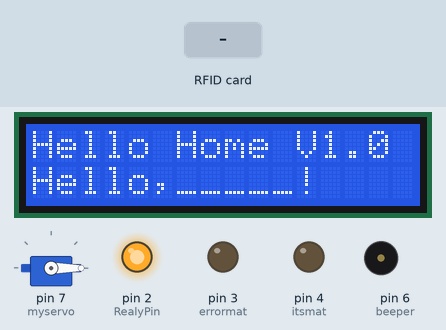
A sketch run on a simulated Arduino Uno, built with avr-gcc and run on an emulated ATmega328P. On the bench: 16×2 character LCD, servo, output pins drawn as LEDs (lit = HIGH), buzzer (waves = sounding, pin HIGH). The test bench sets the inputs (shaded band). Pins used as bus, display or sensor lines are not drawn; what the sketch prints to the serial monitor is not drawn.

Above: at 2.8 s.
2.9 s: RFID card 16 21 28 12 held to the reader
At 5.0 s:
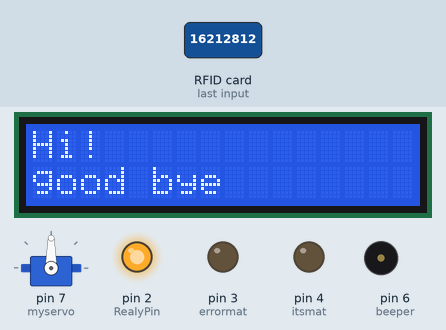
5.6 s: RFID card 16 21 28 52 held to the reader
At 7.6 s:
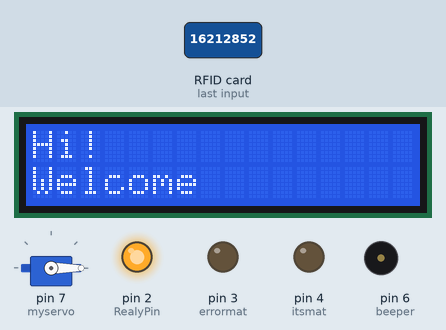
8.3 s: RFID card 5E 7A 19 C4 held to the reader
At 9.2 s:
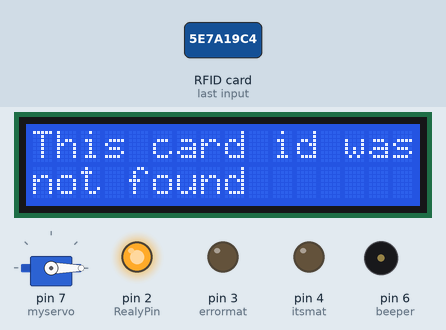
13.4 s: RFID card 16 21 28 22 held to the reader
At 14.2 s:
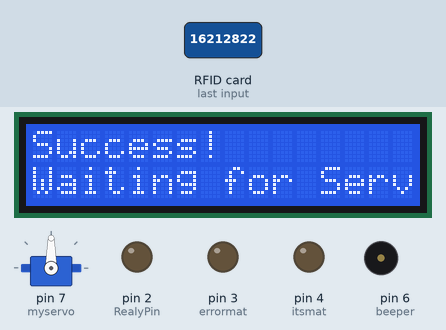
15.2 s: RFID card 5E 7A 19 C4 held to the reader
At 17.6 s:
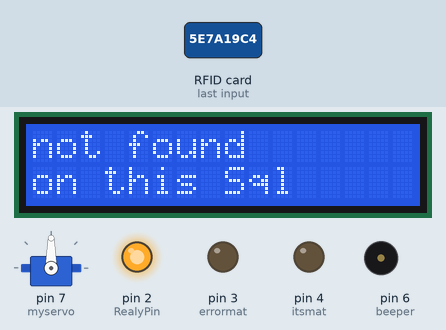
Timing chart, 0 to 19.1 s (numbered marks = the images above; inputs shaded):
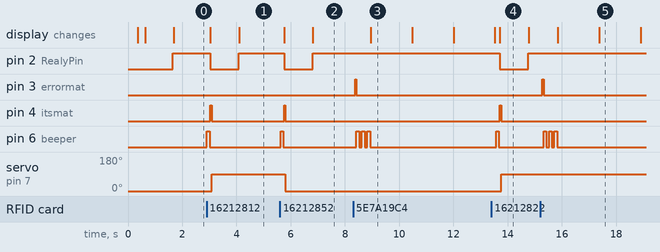

The sketch:

arduinouno.ino
```cpp
/*------------------------------
  By.Zheng
  Facebook: https://www.facebook.com/shiwenooo
  Line: zheng-shiwen
  --------------------------------
  這部分一開始有用點心
  不過到最後懶得去寫Function
  所以某些部份就直接一直複製貼上了xDDD
  有問題或是有更好的寫法都歡迎一起交流喔^^
  --------------------------------*/

//函數引用
//溝通靠電流
int itsmat = 4;//pin4輸出配對成功電流，輸出給NODEMCU
int errormat = 3;//pin3輸出配對失敗電流
//pin2蜂鳴器
int beeper = 6;
//卡片序號儲存
char* cardID[] = {
  "16:21:28:12",
  "16:21:28:52",
  "16:21:28:22"
};
#define Users (sizeof(cardID)/sizeof(char *)) //array size
//馬達
#include <Servo.h>
Servo myservo; // 建立Servo物件，控制伺服馬達
//開關
boolean onoff = true;
//繼電器
const byte RealyPin = 2;
//繼電器
//----------------------------------------
//RFID
#include "SPI.h"
#include "MFRC522.h"
#define SS_PIN 10//Nss
#define RST_PIN 9//Rst
#define SP_PIN 8//nul
MFRC522 rfid(SS_PIN, RST_PIN);//設置RFID
MFRC522::MIFARE_Key key;//儲存
//RFID
//----------------------------------------
//LCD顯示模組
#include <LiquidCrystal_I2C.h>
// 設定 LCD I2C 位址
// addr, en,rw,rs,d4,d5,d6,d7,bl,blpol
LiquidCrystal_I2C lcd(0x27, 2, 1, 0, 4, 5, 6, 7, 3, POSITIVE);
//LCD顯示模組
//----------------------------------------
//函數引用結束
void setup() {
  // put your setup code here, to run once:
  Serial.begin(9600);//通訊埠9600
  SPI.begin();//開始
  rfid.PCD_Init();//初始化rfid
  //----------------------------------------
  // 初始化 LCD，一行 16 的字元，共 2 行，預設開啟背光
  lcd.begin(16, 2);
  // 閃爍
  lcd.backlight(); // 開啟背光
  delay(250);
  lcd.noBacklight(); // 關閉背光
  delay(250);
  lcd.backlight();// 開啟背光
  // 輸出初始化文字
  lcd.setCursor(0, 0); // 設定游標位置在第一行行首
  lcd.print("Hello Home V1.0");
  delay(1000);
  lcd.setCursor(0, 1); // 設定游標位置在第二行行首
  lcd.print("Hello,_____!");
  //----------------------------------------
  //設定繼電器
  pinMode(RealyPin, OUTPUT);
  digitalWrite(RealyPin, HIGH);
  //----------------------------------------
  //溝通
  pinMode(itsmat, OUTPUT);//
  digitalWrite(itsmat, LOW);//輸出成功
  ///////////////////////////
  pinMode(errormat, OUTPUT);//
  digitalWrite(errormat, LOW);//輸出成功配對失敗
  //馬達
  myservo.attach(7); // 連接數位腳位7，伺服馬達的訊號線
  myservo.write(0); //轉0度
  //----------------------------------------
  //讀取存取卡片使用者
  Serial.print("目前人數：");
  Serial.println(Users);
  Serial.println("目前使用者id：");
  for (int i = 0; i < Users; i++) {
    Serial.println(cardID[i]);
  }
  Serial.println("-------------------");
  //蜂鳴器
  pinMode(beeper, OUTPUT);
  digitalWrite(beeper, LOW);
  //-------------------

}

void loop() {
  // put your main code here, to run repeatedly:

  if (!rfid.PICC_IsNewCardPresent() || !rfid.PICC_ReadCardSerial())
    return;

  // Serial.print(F("PICC type: "));
  MFRC522::PICC_Type piccType = rfid.PICC_GetType(rfid.uid.sak);
  // Serial.println(rfid.PICC_GetTypeName(piccType));

  // Check is the PICC of Classic MIFARE type
  if (piccType != MFRC522::PICC_TYPE_MIFARE_MINI &&
      piccType != MFRC522::PICC_TYPE_MIFARE_1K &&
      piccType != MFRC522::PICC_TYPE_MIFARE_4K) {
    Serial.println(F("你感應的卡並不屬於MIFARE的形式"));
    return;
  }

  String strID = "";
  for (byte i = 0; i < 4; i++) {
    strID +=
      (rfid.uid.uidByte[i] < 0x10 ? "0" : "") +
      String(rfid.uid.uidByte[i], HEX) +
      (i != 3 ? ":" : "");
  }
  strID.toUpperCase();


  Serial.print("卡片金鑰: ");
  Serial.println(strID);
  //卡片配對
  for (int i = 0; i < Users; i++) {
    if (strID == cardID[i]) {
      Serial.println("配對成功");
      Serial.println(onoff);
      Serial.println("-------------------");
      digitalWrite(beeper, HIGH);
      delay(100);
      digitalWrite(beeper, LOW);

      match();
      break;//配對成功後跳出ＬＯＯＰ
    } else {
      Serial.print("配對失敗次數");
      Serial.println(i + 1);
      if (i == Users - 1) {
        //告訴wifi配對失敗
        Serial.println("-------------------");
        digitalWrite(errormat, HIGH);//輸出成功配對失敗
        delay(50);
        digitalWrite(errormat, LOW);//輸出成功配對失敗
        //BEEP三次
        digitalWrite(beeper, HIGH);
        delay(100);
        digitalWrite(beeper, LOW);
        delay(100);
        digitalWrite(beeper, HIGH);
        delay(100);
        digitalWrite(beeper, LOW);
        delay(100);
        digitalWrite(beeper, HIGH);
        delay(100);
        digitalWrite(beeper, LOW);
        //=========================
        lcd.clear();
        lcd.setCursor(0, 0); // 設定游標位置在第一行行首
        lcd.print("This card id was");
        lcd.setCursor(0, 1); // 設定游標位置在第二行行首
        lcd.print("not found");
        delay(1500);
        lcd.clear();
        lcd.setCursor(0, 0); // 設定游標位置在第一行行首
        lcd.print("not found");
        lcd.setCursor(0, 1); // 設定游標位置在第二行行首
        lcd.print("on this Sql");
        delay(1500);
        lcd.clear();
        lcd.setCursor(0, 0); // 設定游標位置在第一行行首
        lcd.print("Please change a");
        lcd.setCursor(0, 1); // 設定游標位置在第二行行首
        lcd.print("another one!");
        delay(1500);
        lcd.clear();
        lcd.setCursor(0, 0); // 設定游標位置在第一行行首
        lcd.print("Waiting to read");
        lcd.setCursor(0, 1); // 設定游標位置在第二行行首
        lcd.print("RFID_CARD");
        break;
      }
    }

  }
  //---------------------

  rfid.PICC_HaltA();
  rfid.PCD_StopCrypto1();
}

//執行卡片配對成功
void match() {
  if (onoff) {
    lcd.clear();
    lcd.setCursor(0, 0); // 設定游標位置在第一行行首
    lcd.print("Success!");
    lcd.setCursor(0, 1); // 設定游標位置在第二行行首
    lcd.print("Waiting for Servo");
    digitalWrite(RealyPin, LOW);  //繼電器通電,讓馬達轉動

    //通訊管道
    digitalWrite(itsmat, HIGH);//1
    delay(50);
    digitalWrite(itsmat, LOW);//0
    //============================
    myservo.write(90); //轉90度
    delay(1000);//給予馬達轉動時間
    digitalWrite(RealyPin, HIGH);

    lcd.clear();
    lcd.setCursor(0, 0); // 設定游標位置在第一行行首
    lcd.print("Hi!");
    lcd.setCursor(0, 1); // 設定游標位置在第二行行首
    lcd.print("good bye");
    onoff = false;
  } else {
    lcd.clear();
    lcd.setCursor(0, 0); // 設定游標位置在第一行行首
    lcd.print("Hi!");
    lcd.setCursor(0, 1); // 設定游標位置在第二行行首
    lcd.print("Waiting for Servo");
    digitalWrite(RealyPin, LOW); //繼電器通電

    //通訊管道
    digitalWrite(itsmat, HIGH);//1
    delay(50);
    digitalWrite(itsmat, LOW);//0
    //============================
    myservo.write(0); //轉0度
    delay(1000);//給予馬達轉動時間
    digitalWrite(RealyPin, HIGH);

    lcd.clear();
    lcd.setCursor(0, 0); // 設定游標位置在第一行行首
    lcd.print("Hi!");
    lcd.setCursor(0, 1); // 設定游標位置在第二行行首
    lcd.print("Welcome");
    onoff = true;
  }
}
```

Measured:
- after the input at 2.9 s, pin 2 (RealyPin): HIGH → LOW after 0.14 s, → HIGH 1.1 s later; pin 4 (itsmat): LOW → HIGH after 0.14 s, → LOW 0.05 s later; pin 6 (beeper): LOW → HIGH at once, → LOW 0.10 s later; servo on pin 7 (myservo): 0° → 90° after 0.19 s; the display: first changes after 0.14 s (image 1 shows a later state)
- after the input at 5.6 s, pin 2 (RealyPin): HIGH → LOW after 0.16 s, → HIGH 1.1 s later; pin 4 (itsmat): LOW → HIGH after 0.16 s, → LOW 0.05 s later; pin 6 (beeper): LOW → HIGH at once, → LOW 0.10 s later; servo on pin 7 (myservo): 90° → 0° after 0.21 s; the display: first changes after 0.16 s (image 2 shows a later state)
- after the input at 8.3 s, pin 3 (errormat): LOW → HIGH after 0.07 s, → LOW 0.05 s later; pin 6 (beeper): alternates HIGH for 0.10 s and LOW for 0.10 s, 6 changes in all, then stays LOW, starting after 0.12 s; the display: changes after 0.65 s (image 3)
- after the input at 13.4 s, pin 2 (RealyPin): HIGH → LOW after 0.31 s, → HIGH 1.1 s later; pin 4 (itsmat): LOW → HIGH after 0.31 s, → LOW 0.05 s later; pin 6 (beeper): LOW → HIGH after 0.18 s, → LOW 0.10 s later; servo on pin 7 (myservo): 0° → 90° after 0.36 s; the display: first differs from a run without the input after 0.31 s (image 4)
- after the input at 15.2 s, pin 3 (errormat): LOW → HIGH after 0.07 s, → LOW 0.05 s later; pin 6 (beeper): alternates HIGH for 0.10 s and LOW for 0.10 s, 6 changes in all, then stays LOW, starting after 0.12 s; the display: first changes after 0.65 s (image 5 shows a later state)
- what the display in image 3 shows lasts 1.5 s, from 9.0 s to 10.5 s
- what the display in image 4 shows lasts 1.1 s, from 13.7 s to 14.8 s
